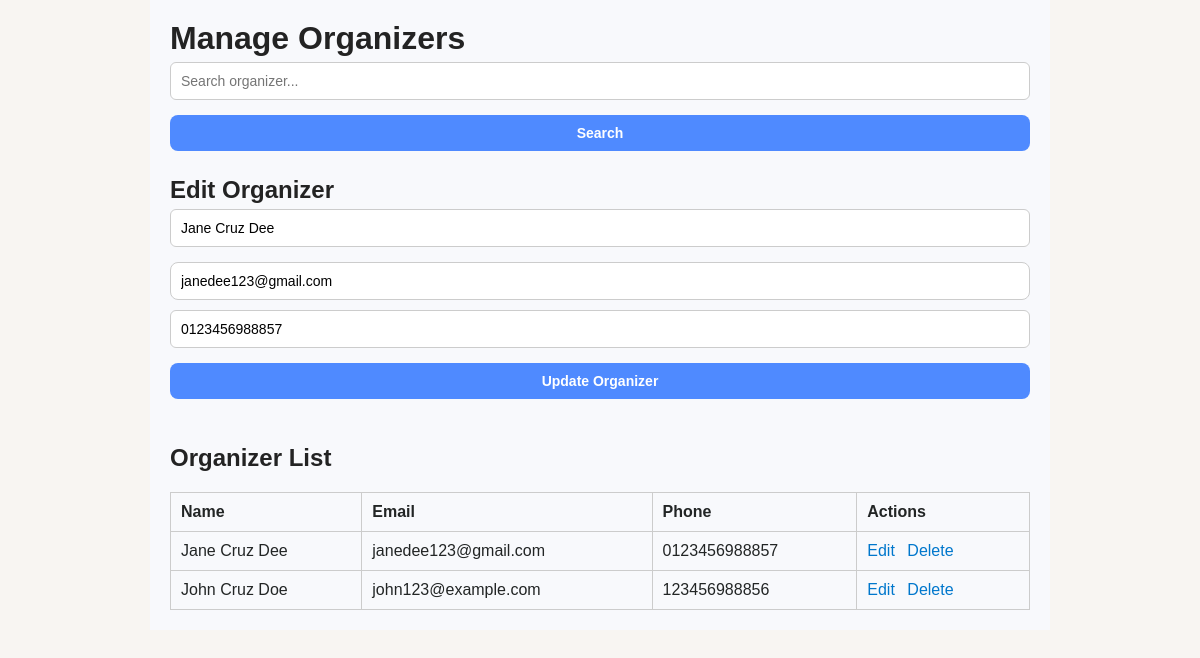
Screenshot of /eventsys/codes/php/manage_organizers.php?edit=1 with the database file from the repository.
### tables this page shows
CREATE TABLE `organizer` (
  `organizer_id` int(11) NOT NULL,
  `name` varchar(255) NOT NULL,
  `contact_email` varchar(255) DEFAULT NULL,
  `phone` varchar(20) DEFAULT NULL
);

### eventsys/codes/php/manage_organizers.php (the view, shortened to what this page needs)
<?php
include('../includes/db.php');
$edit_organizer = null;
if (isset($_GET['edit'])) {
    $edit_id = $_GET['edit'];
    $stmt = $conn->prepare("SELECT * FROM organizer WHERE organizer_id = ?");
    $stmt->bind_param("i", $edit_id);
    $stmt->execute();
    $edit_organizer = $stmt->get_result()->fetch_assoc();
}
$search = $_GET['search'] ?? '';
$search_param = '%' . $search . '%';
if (!empty($search)) {
    $stmt = $conn->prepare("SELECT * FROM organizer WHERE name LIKE ? OR contact_email LIKE ? OR phone LIKE ?");
    $stmt->bind_param("sss", $search_param, $search_param, $search_param);
} else {
    $stmt = $conn->prepare("SELECT * FROM organizer");
}
$stmt->execute();
$organizers = $stmt->get_result();
?>
<!DOCTYPE html>
<html>
<head>
    <link rel="stylesheet" href="../css/style.css">
</head>
<body>
<div class="container">
    <h1>Manage Organizers</h1>
    <form method="GET" style="margin-bottom: 20px;">
        <input type="text" name="search" placeholder="Search organizer..." value="<?= htmlspecialchars($search) ?>">
        <button type="submit">Search</button>
    </form>
    <h2><?= $edit_organizer ? "Edit Organizer" : "Add Organizer" ?></h2>
    <form method="POST">
        <input type="text" name="name" placeholder="Organizer Name" value="<?= $edit_organizer['name'] ?? '' ?>" required>
        <input type="email" name="contact_email" placeholder="Email" value="<?= $edit_organizer['contact_email'] ?? '' ?>" required>
        <input type="text" name="phone" placeholder="Phone" value="<?= $edit_organizer['phone'] ?? '' ?>" required>
        <button type="submit"><?= $edit_organizer ? "Update Organizer" : "Add Organizer" ?></button>
    </form>
    <h2 style="margin-top: 40px;">Organizer List</h2>
    <table>
        <thead>
            <tr>
                <th>Name</th>
                <th>Email</th>
                <th>Phone</th>
                <th>Actions</th>
            </tr>
        </thead>
        <tbody>
            <?php if ($organizers->num_rows > 0): ?>
                <?php while ($row = $organizers->fetch_assoc()): ?>
                    <tr>
                        <td><?= htmlspecialchars($row['name']) ?></td>
                        <td><?= htmlspecialchars($row['contact_email']) ?></td>
                        <td><?= htmlspecialchars($row['phone']) ?></td>
                        <td class="actions">
                            <a href="manage_organizers.php?edit=<?= $row['organizer_id'] ?>">Edit</a>
                            <a href="manage_organizers.php?delete=<?= $row['organizer_id'] ?>" onclick="return confirm('Are you sure you want to delete this organizer?')">Delete</a>
                        </td>
                    </tr>
                <?php endwhile; ?>
            <?php else: ?>
                <tr><td colspan="4">No organizers found.</td></tr>
            <?php endif; ?>
        </tbody>
    </table>
</div>
</body>
</html>

### eventsys/codes/css/style.css (style rules this page uses)
:root { --color-bg: #f8f5f2; --color-headline: #232323; --color-paragraph: #222525; --color-button: #078080; --color-button-text: #232323; --color-stroke: #232323; --color-main: #ffffff; --color-highlight: #078080; --color-secondary: #f45d48; --color-tertiary: #f8f5f2; }
.sidebar, .banner, input, select, textarea, button { transition: background 0.3s ease, color 0.3s ease; }
* { margin: 0; padding: 0; box-sizing: border-box; }
body { margin: 0; background: var(--color-bg); color: var(--color-paragraph); font-family: 'Poppins', sans-serif; }
h1, h2, .banner h1 { color: var(--color-headline); }
a { text-decoration: none; color: #0077cc; margin-right: 10px; }
input[type="text"] { padding: 10px; border-radius: 6px; border: 1px solid #ccc; margin-bottom: 10px; width: 100%; }
input, button { width: 100%; padding: 12px; margin: 10px 0; border-radius: 8px; border: 1px solid #ccc; font-size: 14px; }
button { background: var(--color-button); color: var(--color-button-text); border: none; padding: 12px 16px; border-radius: 8px; font-weight: bold; cursor: pointer; }
button, .login-button, .register-button, .card a, .back-link, .attendance-link, .edit-link, .delete-link { background: var(--color-button); color: var(--color-button-text); border: none; font-weight: bold; }

### eventsys/codes/php/manage_organizers.php (style rules this page uses)
.container { max-width: 900px; margin: auto; padding: 20px; font-family: 'Poppins', sans-serif; background: #f8f9fc; }
table { width: 100%; border-collapse: collapse; margin-top: 20px; }
th, td { padding: 10px; border: 1px solid #ccc; text-align: left; }
form input, form button { margin: 5px 0; padding: 10px; width: 100%; border-radius: 8px; border: 1px solid #ccc; }
form button { background: #4f8aff; color: white; border: none; cursor: pointer; }
.actions a { margin-right: 8px; color: #0077cc; text-decoration: none; }

### rows the page displays
organizer: name "Jane Cruz Dee", contact_email "janedee123@gmail.com", phone "0123456988857"
organizer: name "John Cruz Doe", contact_email "john123@example.com", phone "123456988856"
